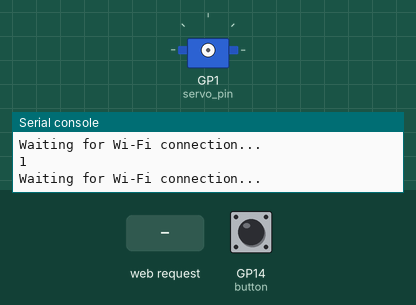
A program run on a simulated Raspberry Pi Pico running MicroPython. Shown: servo, the last lines printed to the serial console. The test bench sets the inputs (shaded band); at power-on: GP14 (button) LOW. WiFi joins after 1.5 s; servo angles are drawn from the pulse width (0.5 ms = 0°, 2.5 ms = 180°).

Above: at 1.2 s.
1.3 s: HTTP request GET /light/on received
At 4.0 s:
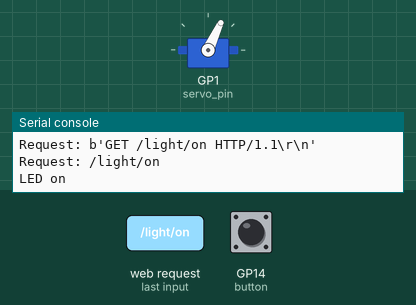
4.3 s: HTTP request GET /light/off received
At 5.1 s:
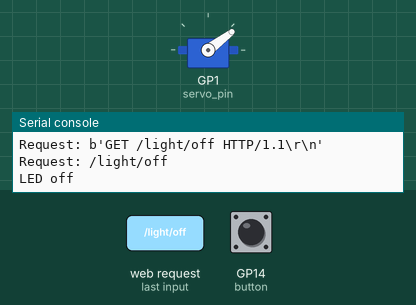
9.8 s: GP14 (button) pulled HIGH for 1 s
At 9.95 s:
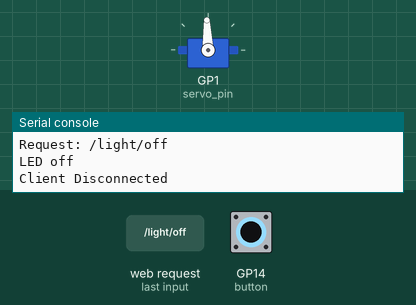
12.3 s: GP14 (button) pulled HIGH for 0.15 s
At 12.8 s:
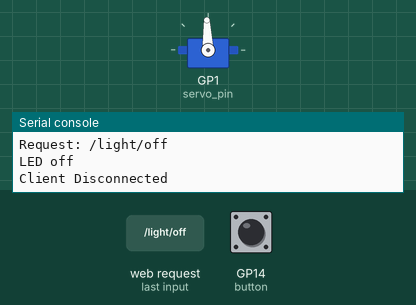
Timing chart, 0 to 14.9 s (numbered marks = the images above; inputs shaded):
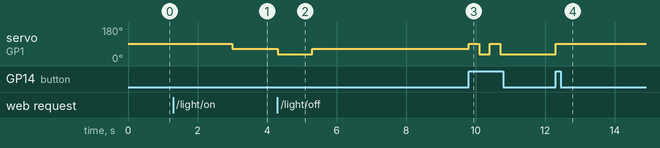

Measured:
- after the input at 1.3 s, servo on GP1 (servo_pin): 92° → 65° after 1.7 s
- after the input at 4.3 s, servo on GP1 (servo_pin): 65° → 37° at once, → 65° 1.0 s later
- after the input at 9.8 s, servo on GP1 (servo_pin): alternates 92° for 0.30 s and 37° for 0.30 s, 4 changes in all, then stays 37°, starting at once
- after the input at 12.3 s, servo on GP1 (servo_pin): 37° → 92° at once

The program:

main-new-version.py
```python
# If your servo does not work with the other code, use this
import network
import asyncio
import socket
import time
from picozero import Servo
from machine import Pin, PWM
# Wi-Fi credentials
ssid = 'Wifi Name'
password = 'Wifi Password'

# Initialize variables
state = "OFF"
button = Pin(14, Pin.IN, Pin.PULL_DOWN)

# Set up PWM Pin for servo control
servo_pin = machine.Pin(1)
servo = PWM(servo_pin)

# Set Duty Cycle for Different Angles
max_duty = 5000
min_duty = 3000
half_duty = int(max_duty/2)

#Set PWM frequency
frequency = 50
servo.freq(frequency)

# HTML template for the webpage
def webpage(random_value, state):
    html = f"""
        <!DOCTYPE html>
        <html>
        <head>
            <title>Smart Switch</title>
            <meta name="viewport" content="width=device-width, initial-scale=1">
        </head>
        <body>
            <h1>It works!</h1>
        </body>
        </html>
        """
    return str(html)

# Init Wi-Fi Interface
def init_wifi(ssid, password):
    wlan = network.WLAN(network.STA_IF)
    wlan.active(True)
    # Connect to your network
    wlan.connect(ssid, password)
    # Wait for Wi-Fi connection
    connection_timeout = 10
    while connection_timeout > 0:
        print(wlan.status())
        if wlan.status() >= 3:
            break
        connection_timeout -= 1
        print('Waiting for Wi-Fi connection...')
        time.sleep(1)
    # Check if connection is successful
    if wlan.status() != 3:
        print('Failed to connect to Wi-Fi')
        return False
    else:
        print('Connection successful!')
        network_info = wlan.ifconfig()
        print('IP address:', network_info[0])
        return True

# Asynchronous functio to handle client's requests
async def handle_client(reader, writer):
    global state
    global response

    print("Client connected")
    request_line = await reader.readline()
    print('Request:', request_line)

    # Skip HTTP request headers
    while await reader.readline() != b"\r\n":
        pass

    request = str(request_line, 'utf-8').split()[1]
    print('Request:', request)
    # Process the request and update variables
    if request == '/light/status':
        response = '{"POWER": "%s"}' % state
    elif request == '/light/on':
        print('LED on')
        servo.duty_u16(max_duty)
        time.sleep(1)
        servo.duty_u16(4000)
        time.sleep(1)
        servo.deinit()
        state = 'ON'
        response = '{"POWER": "%s"}' % state
    elif request == '/light/off':
        print('LED off')
        servo.duty_u16(min_duty)
        time.sleep(1)
        servo.duty_u16(4000)
        time.sleep(1)
        servo.deinit()
        state = 'OFF'
        response = '{"POWER": "%s"}' % state


    # Send the HTTP response and close the connection
    writer.write('HTTP/1.0 200 OK\r\nContent-type: text/html\r\n\r\n')
    writer.write(response)
    await writer.drain()
    await writer.wait_closed()
    print('Client Disconnected')


async def main():
    global state
    if not init_wifi(ssid, password):
        print('Exiting program.')
        return

    # Start the server and run the event loop
    print('Setting up server')
    server = asyncio.start_server(handle_client, "0.0.0.0", 80)
    asyncio.create_task(server)
    while True:
        # Add other tasks that you might need to do in the loop
        await asyncio.sleep(0.1)
        if button.value():
            if state == 'OFF':
                servo.duty_u16(max_duty)
                state = 'ON'
            elif state == 'ON':
                servo.duty_u16(min_duty)
                state = 'OFF'
            time.sleep(0.2)
# Create an Event Loop
loop = asyncio.get_event_loop()
# Create a task to run the main function
loop.create_task(main())

try:
    # Run the event loop indefinitely
    loop.run_forever()
except Exception as e:
    print('Error occured: ', e)
except KeyboardInterrupt:
    print('Program Interrupted by the user')
```
